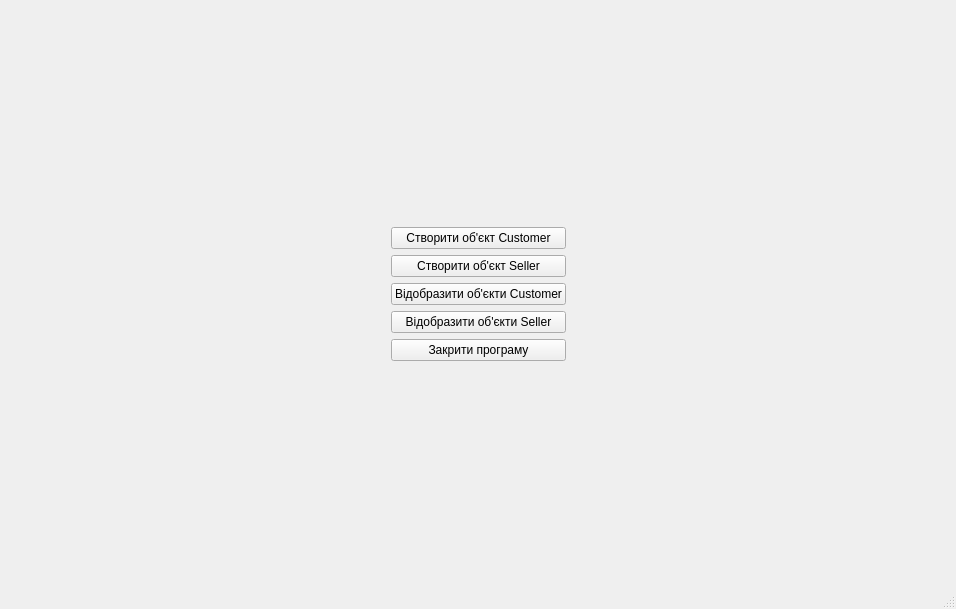
<?xml version="1.0" encoding="UTF-8"?>
<ui version="4.0">
 <class>MainWindow</class>
 <widget class="QMainWindow" name="MainWindow">
  <property name="geometry">
   <rect>
    <x>0</x>
    <y>0</y>
    <width>956</width>
    <height>609</height>
   </rect>
  </property>
  <property name="windowTitle">
   <string>MainWindow</string>
  </property>
  <widget class="QWidget" name="centralwidget">
   <layout class="QGridLayout" name="gridLayout">
    <item row="0" column="2">
     <spacer name="verticalSpacer_2">
      <property name="orientation">
       <enum>Qt::Vertical</enum>
      </property>
      <property name="sizeHint" stdset="0">
       <size>
        <width>20</width>
        <height>192</height>
       </size>
      </property>
     </spacer>
    </item>
    <item row="1" column="0">
     <spacer name="horizontalSpacer">
      <property name="orientation">
       <enum>Qt::Horizontal</enum>
      </property>
      <property name="sizeHint" stdset="0">
       <size>
        <width>372</width>
        <height>20</height>
       </size>
      </property>
     </spacer>
    </item>
    <item row="1" column="1" colspan="2">
     <layout class="QVBoxLayout" name="verticalLayout">
      <item>
       <widget class="QPushButton" name="createCustomerBtn">
        <property name="text">
         <string>Створити об'єкт Customer</string>
        </property>
       </widget>
      </item>
      <item>
       <widget class="QPushButton" name="createSellerBtn">
        <property name="text">
         <string>Створити об'єкт Seller</string>
        </property>
       </widget>
      </item>
      <item>
       <widget class="QPushButton" name="viewCustomerBtn">
        <property name="text">
         <string>Відобразити об'єкти Customer</string>
        </property>
       </widget>
      </item>
      <item>
       <widget class="QPushButton" name="viewSellerBtn">
        <property name="text">
         <string>Відобразити об'єкти Seller</string>
        </property>
       </widget>
      </item>
      <item>
       <widget class="QPushButton" name="exitBtn">
        <property name="text">
         <string>Закрити програму</string>
        </property>
       </widget>
      </item>
     </layout>
    </item>
    <item row="1" column="3">
     <spacer name="horizontalSpacer_2">
      <property name="orientation">
       <enum>Qt::Horizontal</enum>
      </property>
      <property name="sizeHint" stdset="0">
       <size>
        <width>372</width>
        <height>20</height>
       </size>
      </property>
     </spacer>
    </item>
    <item row="2" column="1">
     <spacer name="verticalSpacer">
      <property name="orientation">
       <enum>Qt::Vertical</enum>
      </property>
      <property name="sizeHint" stdset="0">
       <size>
        <width>20</width>
        <height>192</height>
       </size>
      </property>
     </spacer>
    </item>
   </layout>
  </widget>
  <widget class="QMenuBar" name="menubar">
   <property name="geometry">
    <rect>
     <x>0</x>
     <y>0</y>
     <width>956</width>
     <height>21</height>
    </rect>
   </property>
  </widget>
  <widget class="QStatusBar" name="statusbar"/>
 </widget>
 <resources/>
 <connections/>
</ui>
